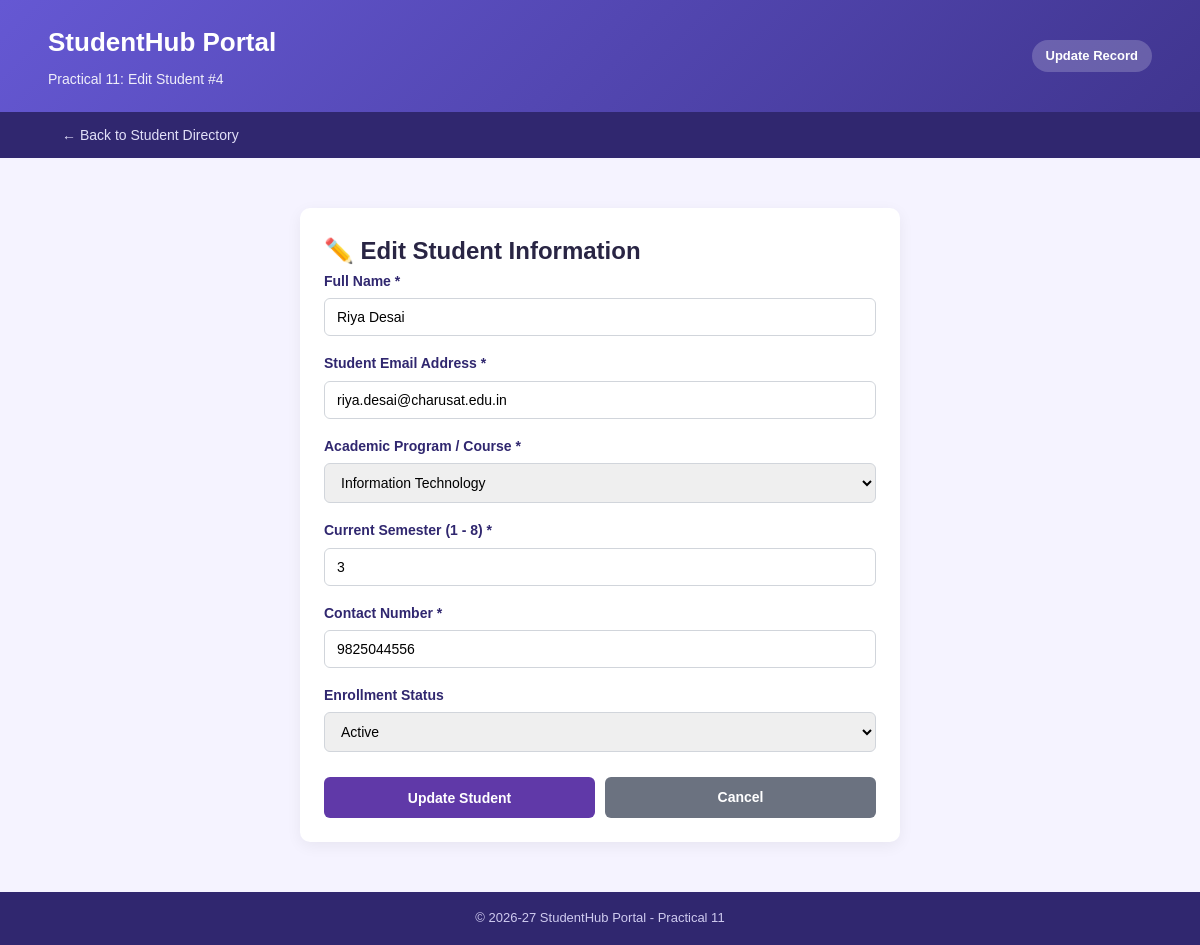
The page /edit_student.php?id=4 on the database its author committed.
### tables this page shows
CREATE TABLE IF NOT EXISTS `students` (
  `student_id` INT AUTO_INCREMENT PRIMARY KEY,
  `name` VARCHAR(100) NOT NULL,
  `email` VARCHAR(100) NOT NULL UNIQUE,
  `course` VARCHAR(100) NOT NULL,
  `semester` INT NOT NULL DEFAULT 1,
  `phone` VARCHAR(15) NOT NULL DEFAULT '',
  `status` ENUM('Active', 'Inactive') NOT NULL DEFAULT 'Active',
  `created_at` TIMESTAMP DEFAULT CURRENT_TIMESTAMP
);

### edit_student.php (the view, shortened to what this page needs)
<?php
require_once "db.php";
$id = (int)($_GET['id'] ?? 0);
$stmt = $conn->prepare("SELECT * FROM students WHERE student_id = ? LIMIT 1");
$stmt->bind_param("i", $id);
$stmt->execute();
$result = $stmt->get_result();
$student = $result->fetch_assoc();
if ($_SERVER["REQUEST_METHOD"] === "POST") {
    $name = trim($_POST['name'] ?? '');
    $email = trim($_POST['email'] ?? '');
    $course = trim($_POST['course'] ?? '');
    $semester = (int)($_POST['semester'] ?? 1);
    $phone = trim($_POST['phone'] ?? '');
    $status = in_array($_POST['status'] ?? '', ['Active', 'Inactive']) ? $_POST['status'] : 'Active';
    if (empty($name) || empty($email) || empty($course) || empty($phone)) {
        $error = "All fields are required.";
    } elseif (!filter_var($email, FILTER_VALIDATE_EMAIL)) {
        $error = "Please enter a valid email address.";
    } elseif ($semester < 1 || $semester > 8) {
        $error = "Semester must be between 1 and 8.";
    } else {
        $checkStmt = $conn->prepare("SELECT student_id FROM students WHERE email = ? AND student_id != ?");
        $checkStmt->bind_param("si", $email, $id);
        $checkStmt->execute();
        $checkRes = $checkStmt->get_result();
        if ($checkRes->num_rows > 0) {
            $error = "Another student is already using this email address.";
            $checkStmt->close();
        } else {
            $checkStmt->close();
            $updateStmt = $conn->prepare("UPDATE students SET name = ?, email = ?, course = ?, semester = ?, phone = ?, status = ? WHERE student_id = ?");
            $updateStmt->bind_param("sssiisi", $name, $email, $course, $semester, $phone, $status, $id);
            if ($updateStmt->execute()) {
                set_flash('success', "Student '{$name}' updated successfully!");
                $updateStmt->close();
                header("Location: index.php");
                exit();
            } else {
                $error = "Failed to update record. Error: " . $conn->error;
            }
            $updateStmt->close();
        }
    }
} else {
    $name = $student['name'];
    $email = $student['email'];
    $course = $student['course'];
    $semester = $student['semester'];
    $phone = $student['phone'];
    $status = $student['status'];
}
?>
<!DOCTYPE html>
<html lang="en">
<head>
    <link rel="stylesheet" href="style.css">
</head>
<body>
    <header class="header">
        <div class="container header-content">
            <div>
                <h1>StudentHub Portal</h1>
                <p>Practical 11: Edit Student #<?php echo $id; ?></p>
            </div>
            <div class="header-badge">Update Record</div>
        </div>
    </header>
    <nav class="navbar">
        <div class="container nav-links">
            <div>
                <a href="index.php">&larr; Back to Student Directory</a>
            </div>
        </div>
    </nav>
    <main class="container">
        <div class="card-box form-container">
            <h2 class="card-title">✏️ Edit Student Information</h2>
            <form action="edit_student.php?id=<?php echo $id; ?>" method="POST">
                <div class="form-group">
                    <label for="name">Full Name *</label>
                    <input type="text" id="name" name="name" class="form-control" value="<?php echo htmlspecialchars($name); ?>" required>
                </div>
                <div class="form-group">
                    <label for="email">Student Email Address *</label>
                    <input type="email" id="email" name="email" class="form-control" value="<?php echo htmlspecialchars($email); ?>" required>
                </div>
                <div class="form-group">
                    <label for="course">Academic Program / Course *</label>
                    <select id="course" name="course" class="form-control" required>
                        <option value="Information Technology" <?php if ($course === 'Information Technology') echo 'selected'; ?>>Information Technology</option>
                    </select>
                </div>
                <div class="form-group">
                    <label for="semester">Current Semester (1 - 8) *</label>
                    <input type="number" id="semester" name="semester" class="form-control" min="1" max="8" value="<?php echo htmlspecialchars((string)$semester); ?>" required>
                </div>
                <div class="form-group">
                    <label for="phone">Contact Number *</label>
                    <input type="tel" id="phone" name="phone" class="form-control" value="<?php echo htmlspecialchars($phone); ?>" required>
                </div>
                <div class="form-group">
                    <label for="status">Enrollment Status</label>
                    <select id="status" name="status" class="form-control">
                        <option value="Active" <?php if ($status === 'Active') echo 'selected'; ?>>Active</option>
                    </select>
                </div>
                <div style="display: flex; gap: 10px; margin-top: 25px;">
                    <button type="submit" class="btn btn-primary" style="flex: 1;">Update Student</button>
                    <a href="index.php" class="btn btn-secondary" style="flex: 1;">Cancel</a>
                </div>
            </form>
        </div>
    </main>
    <footer>
        <div class="container">
            <p>&copy; 2026-27 StudentHub Portal - Practical 11</p>
        </div>
    </footer>
</body>
</html>

### style.css (style rules this page uses)
* { box-sizing: border-box; margin: 0; padding: 0; }
body { font-family: Arial, sans-serif; line-height: 1.6; color: #292544; background: #f5f3ff; min-height: 100vh; display: flex; flex-direction: column; }
.container { width: 92%; max-width: 1200px; margin: auto; }
.header { background: linear-gradient(135deg, #6558d3, #40358f); color: white; padding: 22px 0; box-shadow: 0 2px 10px rgba(64, 53, 143, 0.2); }
.header-content { display: flex; align-items: center; justify-content: space-between; flex-wrap: wrap; gap: 10px; }
.header h1 { font-size: 26px; margin-bottom: 4px; }
.header p { font-size: 14px; opacity: 0.9; }
.header-badge { background: rgba(255, 255, 255, 0.2); padding: 6px 14px; border-radius: 20px; font-size: 13px; font-weight: bold; }
.navbar { background: #30276f; }
.nav-links { display: flex; flex-wrap: wrap; align-items: center; justify-content: space-between; padding: 10px 0; }
.nav-links a { color: #e2e0f8; text-decoration: none; padding: 8px 14px; font-size: 14px; border-radius: 4px; transition: background 0.2s; }
main { flex: 1; padding: 30px 0; }
.card-box { background: #ffffff; border-radius: 10px; padding: 24px; box-shadow: 0 4px 15px rgba(0, 0, 0, 0.06); margin-bottom: 25px; }
.btn { display: inline-block; padding: 9px 16px; font-size: 14px; font-weight: bold; text-align: center; text-decoration: none; border-radius: 6px; cursor: pointer; border: none; transition: all 0.2s; }
.btn-primary { background: #6039a8; color: white; }
.btn-secondary { background: #6b7280; color: white; }
.form-container { max-width: 600px; margin: 20px auto; }
.form-group { margin-bottom: 16px; }
.form-group label { display: block; margin-bottom: 6px; font-weight: bold; font-size: 14px; color: #30276f; }
.form-control { width: 100%; padding: 10px 12px; font-size: 14px; border: 1px solid #d1d5db; border-radius: 6px; outline: none; }
footer { background: #30276f; color: #cfcbef; text-align: center; padding: 16px 0; font-size: 13px; margin-top: auto; }

### rows shown on the page
students: name "Riya Desai", email "riya.desai@charusat.edu.in", course "Information Technology", semester "3", phone "9825044556", status "Active"

### other values the page prints
$id "4"
